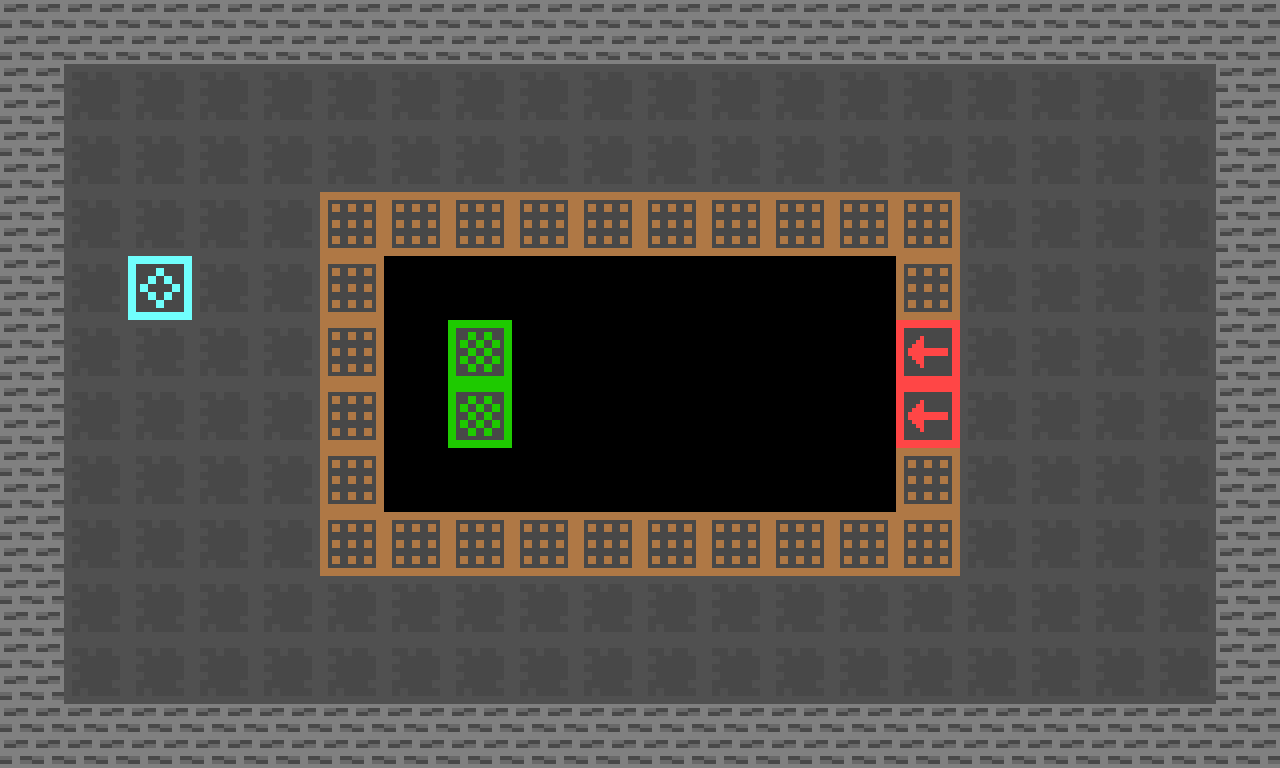

Tiled map render using the project's own tile images. Description and the whole map definition, tile-layer contents included, below:
An orthogonal 20x12 tile map with 64x64 px tiles, 1 tile layer (Level One Layer) and 11 objects (bottom wall object layer, right wall object layer, left wall object layer, top wall object layer, bottom inner wall, ...).

<map version="1.10" tiledversion="git" orientation="orthogonal" renderorder="right-down" width="20" height="12" tilewidth="64" tileheight="64" infinite="0" backgroundcolor="#00000000" nextlayerid="3" nextobjectid="33">
 <editorsettings>
  <export target="level_one_map_basic_tileset.json" format="json" />
 </editorsettings>
 <tileset firstgid="1" name="basic_tileset" tilewidth="64" tileheight="64" tilecount="28" columns="4">
  <image source="basic_tileset.png" width="256" height="448" />
 </tileset>
 <layer id="1" name="Level One Layer" width="20" height="12">
  <data encoding="csv">
1,1,1,1,1,1,1,1,1,1,1,1,1,1,1,1,1,1,1,1,
1,9,9,9,9,9,9,9,9,9,9,9,9,9,9,9,9,9,9,1,
1,9,9,9,9,9,9,9,9,9,9,9,9,9,9,9,9,9,9,1,
1,9,9,9,9,19,19,19,19,19,19,19,19,19,19,9,9,9,9,1,
1,9,23,9,9,19,0,0,0,0,0,0,0,0,19,9,9,9,9,1,
1,9,9,9,9,19,0,24,0,0,0,0,0,0,2684354563,9,9,9,9,1,
1,9,9,9,9,19,0,24,0,0,0,0,0,0,2684354563,9,9,9,9,1,
1,9,9,9,9,19,0,0,0,0,0,0,0,0,19,9,9,9,9,1,
1,9,9,9,9,19,19,19,19,19,19,19,19,19,19,9,9,9,9,1,
1,9,9,9,9,9,9,9,9,9,9,9,9,9,9,9,9,9,9,1,
1,9,9,9,9,9,9,9,9,9,9,9,9,9,9,9,9,9,9,1,
1,1,1,1,1,1,1,1,1,1,1,1,1,1,1,1,1,1,1,1
</data>
 </layer>
 <objectgroup id="2" name="Object Layer 1">
  <object id="22" name="bottom wall object layer" x="0" y="704" width="1280" height="64" />
  <object id="24" name="right wall object layer" x="1216" y="64" width="64" height="640" />
  <object id="23" name="left wall object layer" x="0" y="64" width="64" height="640" />
  <object id="21" name="top wall object layer" x="0" y="0" width="1280" height="64" />
  <object id="27" name="bottom inner wall" x="320" y="512" width="576" height="64" />
  <object id="26" name="top inner wall" x="320" y="192" width="576" height="64" />
  <object id="29" name="left inner wall" x="320" y="256" width="64" height="256" />
  <object id="31" name="right top inner wall" x="896" y="192" width="64" height="128" />
  <object id="32" name="right bottom inner wall" x="896" y="448" width="64" height="128" />
  <object id="30" name="end zone" x="448" y="320" width="64" height="128" />
  <object id="25" name="spawn point" x="128" y="256" width="64" height="64" />
 </objectgroup>
</map>